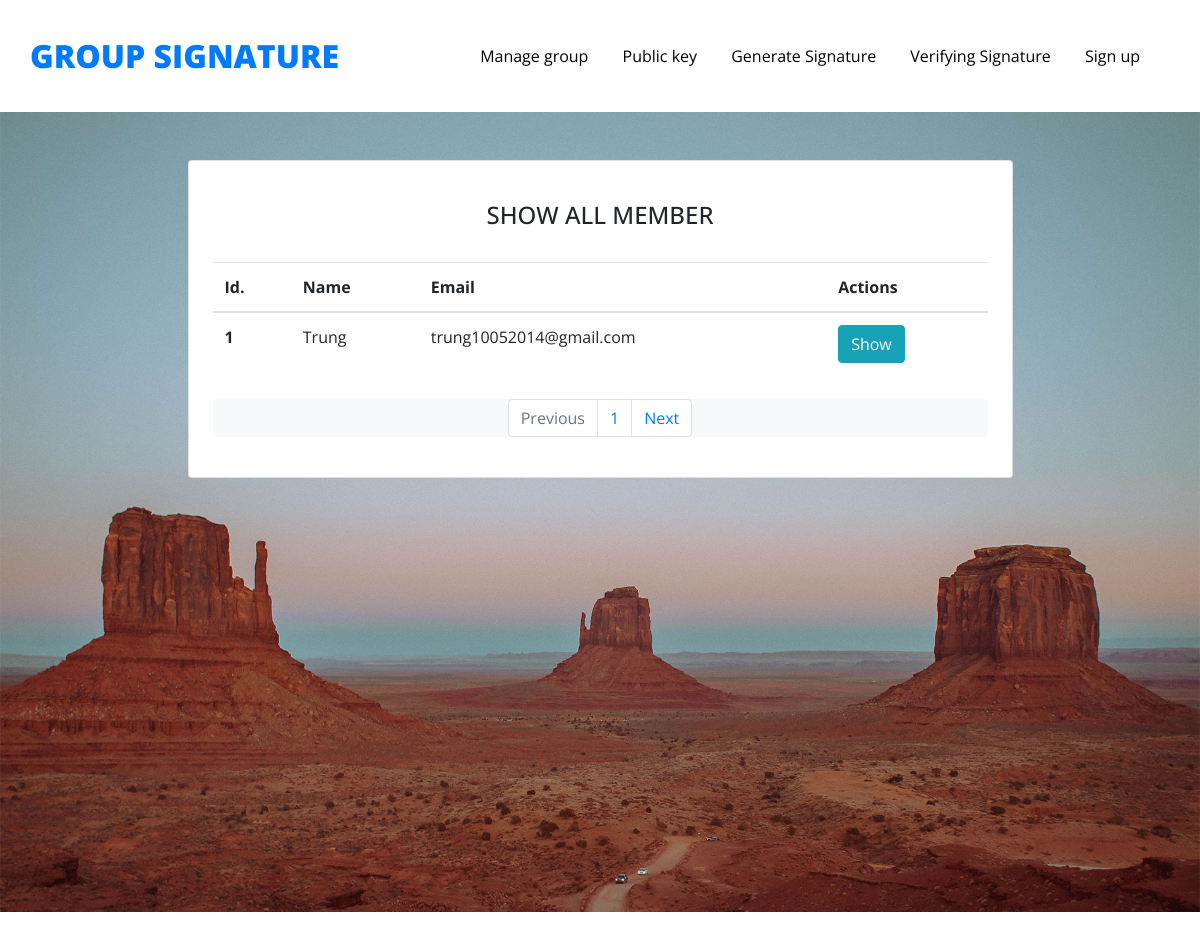
Screenshot of /manager/showmember/1 (signed in) with the database file from the repository.
### GroupSignature/models.py (models this page shows)
class Member(models.Model):
    name = models.CharField(max_length=255)
    email = models.EmailField(max_length=100)
    tildeE = models.CharField(max_length=1000)
    tildeZ = models.CharField(max_length=1000)
    u = models.CharField(max_length=1000, default='0')
    IsJoin = models.IntegerField(default=0)

### GroupSignature/views.py (the view)
# urls.py: path('manager/showmember/<int:member_page>', views.showmembers, name='showmembers'),
@decorators.login_required(login_url="/login/")
def showmembers(request, member_page):
    list_request= Member.objects.filter(IsJoin=1)
    minValue = (member_page-1)*5;
    maxValue= min(minValue+5, len(list_request))
    page = len(list_request)/5;
    page= int(page)
    if (len(list_request)%5!=0):
        page=page+1
    pages= range(1,page+1)
    return render(request, 'manager/members.html', {"list_request":list_request[minValue:maxValue],'pages':pages})

### templates/manager/members.html
{% extends 'core/core.html' %}
{% load static %}
{% block content %}
    <section class="vh-100">
      <div class="container py-5 h-80">
        <div class="row d-flex justify-content-center align-items-center h-80">
          <div class="col col-lg-10 col-xl-9">
            <div class="card rounded-3">
              <div class="card-body p-4">
                <h4 class="text-center my-3 pb-3">SHOW ALL MEMBER</h4>
                <table class="table mb-4">
                  <thead>
                    <tr>
                      <th scope="col">Id.</th>
                      <th scope="col">Name</th>
                      <th scope="col">Email</th>
                      <th scope="col">Actions</th>
                    </tr>
                  </thead>
                  <tbody>
                  {% for request in list_request %}
                    <tr>
                      <th scope="row">{{request.id}}</th>
                      <td> {{request.name}}</td>
                      <td> {{request.email}}</td>
                      <td>
                        <a href="/manager/member/{{request.id}}"> <button class="btn btn-info ms-1">Show</button> </a>
                      </td>
                    </tr>
                  {% endfor %}
                  </tbody>
                </table>
                <nav aria-label="Something">
                   <ul class="pagination justify-content-center bg-light">
                      <li class="page-item disabled">
                         <a class="page-link" href="#" tabindex="-1">Previous</a>
                      </li>
                       {% for i in pages %}
                         <li class="page-item"><a class="page-link" href="/manager/member/{{i}}">{{i}}</a></li>
                        {% endfor %}
                      <li class="page-item">
                         <a class="page-link" href="#">Next</a>
                      </li>
                   </ul>
                </nav>
              </div>
            </div>
          </div>
        </div>
      </div>
    </section>
{% endblock %}

### static/base/css/style.css (style rules this page uses)
body { font-family: "Open Sans", -apple-system, BlinkMacSystemFont, "Segoe UI", Roboto, "Helvetica Neue", Arial, "Noto Sans", sans-serif, "Apple Color Emoji", "Segoe UI Emoji", "Segoe UI Symbol", "Noto Color Emoji"; background-color: #fff; height: 200vh; position: relative; }
body:before { content: ""; position: absolute; top: 0; left: 0; right: 0; bottom: 0; background: rgba(0, 0, 0, 0.5); -webkit-transition: .3s all ease; -o-transition: .3s all ease; transition: .3s all ease; opacity: 0; visibility: hidden; z-index: 1; }
h1, h2, h3, h4, h5, h6, .h1, .h2, .h3, .h4, .h5, .h6 { font-family: "Open Sans", -apple-system, BlinkMacSystemFont, "Segoe UI", Roboto, "Helvetica Neue", Arial, "Noto Sans", sans-serif, "Apple Color Emoji", "Segoe UI Emoji", "Segoe UI Symbol", "Noto Color Emoji"; }
a { -webkit-transition: .3s all ease; -o-transition: .3s all ease; transition: .3s all ease; }
a, a:hover { text-decoration: none !important; }

### rows the page displays
Member: id "1", name "Trung", email "trung10052014@gmail.com"

### other values shown
{{ i }} "1"
